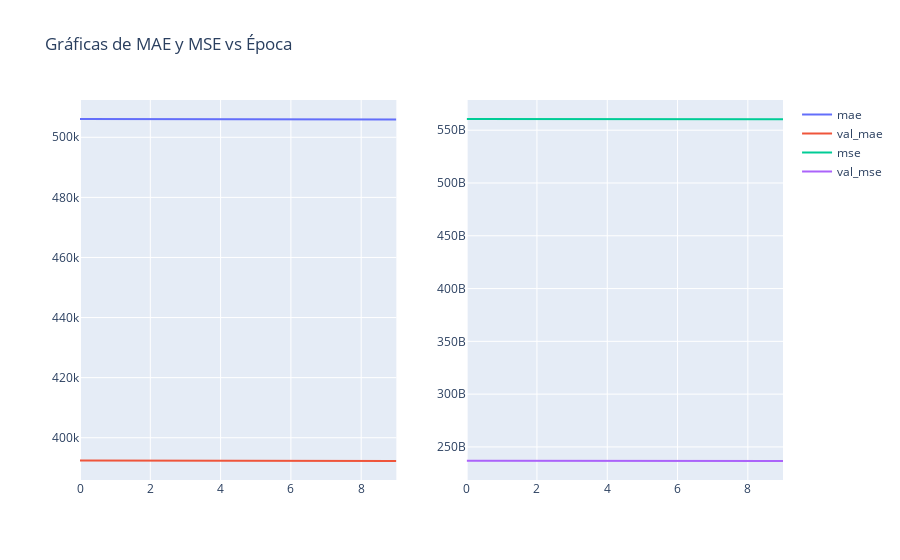
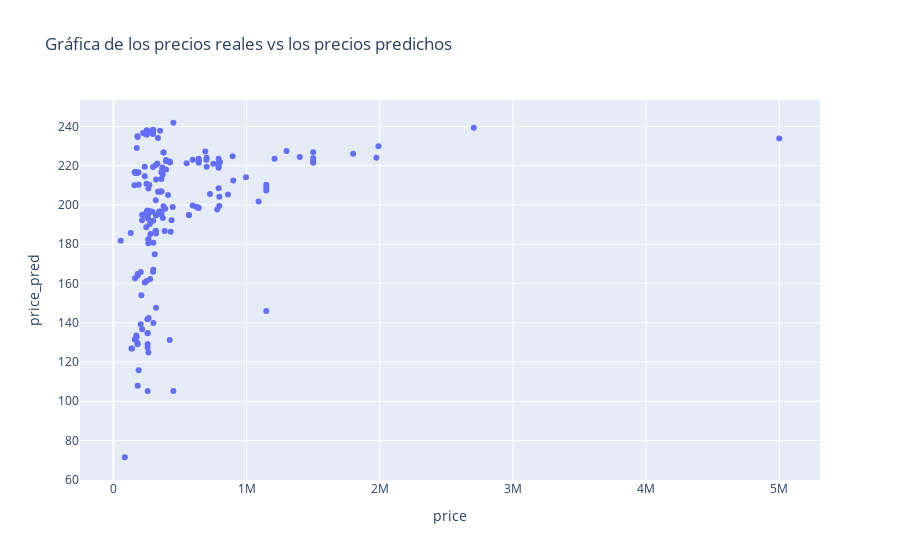

The cell these charts' notebook holds for them, in order:
### Code cell
evol_train = pd.DataFrame(history.history)
evol_train['epoch'] = history.epoch

trace1 = go.Scatter(x=evol_train['epoch'], y=evol_train['mae'], mode='lines',name='mae')
trace2 = go.Scatter(x=evol_train['epoch'], y=evol_train['val_mae'], mode='lines',name='val_mae')

trace3 = go.Scatter(x=evol_train['epoch'], y=evol_train['mse'], mode='lines',name='mse')
trace4 = go.Scatter(x=evol_train['epoch'], y=evol_train['val_mse'], mode='lines',name='val_mse')

fig = make_subplots(rows=1,cols=2)
fig.add_trace(trace1,row=1,col=1)
fig.add_trace(trace2,row=1,col=1)

fig.add_trace(trace3,row=1,col=2)
fig.add_trace(trace4,row=1,col=2)

fig.update_layout(title_text="Gráficas de MAE y MSE vs Época")
fig.show()

data3['price_pred'] = model.predict(x)
px.scatter(data3,x='price',y='price_pred',title='Gráfica de los precios reales vs los precios predichos ')

### Figure 1 — Plotly figure (JSON) as saved in the notebook; plotly's stock layout.template omitted (floating-point values rounded to 4 significant figures)
{"data": [{"mode": "lines", "name": "mae", "type": "scatter", "x": [0, 1, 2, 3, 4, 5, 6, 7, 8, 9], "xaxis": "x", "y": [506100.0, 506100.0, 506100.0, 506100.0, 506080, 506100.0, 506100.0, 506000.0, 506000.0, 505900.0], "yaxis": "y"}, {"mode": "lines", "name": "val_mae", "type": "scatter", "x": [0, 1, 2, 3, 4, 5, 6, 7, 8, 9], "xaxis": "x", "y": [392400.0, 392400.0, 392400.0, 392400.0, 392400.0, 392400.0, 392400.0, 392400.0, 392300.0, 392300.0], "yaxis": "y"}, {"mode": "lines", "name": "mse", "type": "scatter", "x": [0, 1, 2, 3, 4, 5, 6, 7, 8, 9], "xaxis": "x2", "y": [560619585536, 560618995712, 560618078208, 560616505344, 560613031936, 560606740480, 560592191488, 560570957824, 560527966208, 560459022336], "yaxis": "y2"}, {"mode": "lines", "name": "val_mse", "type": "scatter", "x": [0, 1, 2, 3, 4, 5, 6, 7, 8, 9], "xaxis": "x2", "y": [236826329088, 236825804800, 236824952832, 236823150592, 236819480576, 236812369920, 236799000576, 236775276544, 236734775296, 236668010496], "yaxis": "y2"}], "layout": {"autosize": true, "title": {"text": "Gráficas de MAE y MSE vs Época"}, "xaxis": {"anchor": "y", "autorange": true, "domain": [0, 0.45], "range": [0, 9], "type": "linear"}, "xaxis2": {"anchor": "y2", "autorange": true, "domain": [0.55, 1], "range": [0, 9], "type": "linear"}, "yaxis": {"anchor": "x", "autorange": true, "domain": [0, 1], "range": [385900.0, 512400.0], "type": "linear"}, "yaxis2": {"anchor": "x2", "autorange": true, "domain": [0, 1], "range": [218700000000.0, 578600000000.0], "type": "linear"}}}

### Figure 2 — Plotly figure (JSON) as saved in the notebook; plotly's stock layout.template omitted (floating-point values rounded to 4 significant figures; data arrays with more than 128 entries replaced by an {"elided": "..."} marker saying what was removed)
{"data": [{"hovertemplate": "price=%{x}<br>price_pred=%{y}<extra></extra>", "legendgroup": "", "marker": {"color": "#636efa", "symbol": "circle"}, "mode": "markers", "name": "", "orientation": "v", "showlegend": false, "type": "scatter", "x": {"elided": "187 int values"}, "xaxis": "x", "y": {"elided": "187 float values"}, "yaxis": "y"}], "layout": {"autosize": true, "legend": {"tracegroupgap": 0}, "title": {"text": "Gráfica de los precios reales vs los precios predichos "}, "xaxis": {"anchor": "y", "autorange": true, "domain": [0, 1], "range": [-242700.0, 5298000.0], "title": {"text": "price"}, "type": "linear"}, "yaxis": {"anchor": "x", "autorange": true, "domain": [0, 1], "range": [57.41, 256.0], "title": {"text": "price_pred"}, "type": "linear"}}}
